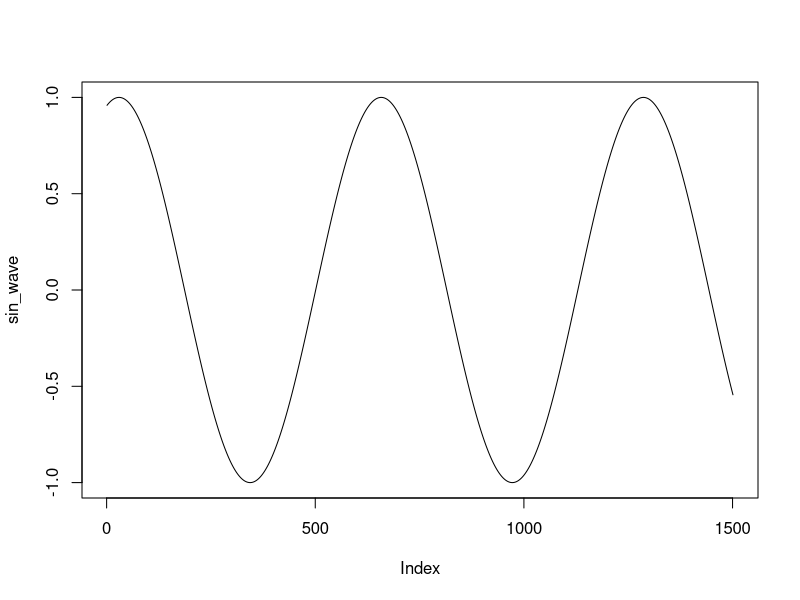

Reproduce this figure in R.
## ---- chunk 1
knitr::opts_chunk$set(echo = TRUE)
## ---- chunk 2
(n <- 10:49)
length(n)
 n+1
(m <- 10:1)
(subtracted <- n - m)
## ---- chunk 3
x_range <- seq(-5, 10, .01)
sin_wave <- sin(x_range)
plot(sin_wave, type = "l")
## ---- chunk 4
first_nums <- 40:50
next_nums<- seq(51,60)
combined <- c(first_nums, next_nums)
combined[-4:-18]
last3 <- length(combined)-2
combined[c(1:3, last3:length(combined))]
## ---- chunk 5
die_roll <- function(){
  sample(1:6, 1, replace = T)
}
die_roll()
## ---- chunk 6
die_2roll_sum <- function(){
  roll1 <- die_roll()
  roll2 <- die_roll()
  return(roll1 + roll2)
}
die_2roll_sum()
## ---- chunk 7
# Your one-roll function goes here
name_dice <- function(name1, name2){
  roll1 <- die_roll()
  roll2 <- die_roll()
  if (roll1 == roll2){
    print(paste(name1,": ", roll1, name2,": ", roll2, "REROLL"))
    roll1 <- die_roll()
    roll2 <- die_roll()
  }
  if (roll1 == roll2){
    print(paste(name1,": ", roll1, name2,": ", roll2))
    return("tie")
  }
  else if (roll1 > roll2){
    print(paste(name1,": ", roll1, name2,": ", roll2))
    return(paste(name1, "won"))
  }
  else{
    print(paste(name1,": ", roll1, name2,": ", roll2))
    return(paste(name2, "won"))
  }
}
name_dice("Joe", "John")
## ---- chunk 8
die_roll <- function(){
  sample(1:6, 15, replace = T)
}
name_dice <- function(name1, name2){
  roll1 <- die_roll()
  roll2 <- die_roll()
  w1 <- sum(roll1>roll2)
  w2 <- sum(roll2>roll1)
  tie <- sum(roll1 == roll2)
  print(paste(name1, "won", w1, "times.", name2, "won", w2, "times. Tied ", tie, "times"))
        
  if (w1 == w2){
    return("tie")
  }
  else if (w1 > w2){
    return(paste(name1, "won"))
  }
  else{
    return(paste(name2, "won"))
  }
}
name_dice("Joe", "John")

## ---- chunk 9
# Your "cheating" function goes here
die_roll_cheat <- function(){
  sample(1:6, 10, T, c(1, 2, 4, 8, 16, 32))
}
die_roll <- function(){
  sample(1:6, 10, T)
}
name_dice <- function(name1, name2){
  roll1 <- die_roll_cheat()
  roll2 <- die_roll()
  w1 <- sum(roll1>roll2)
  w2 <- sum(roll2>roll1)
  tie <- sum(roll1 == roll2)
  print(paste(name1, "won", w1, "times.", name2, "won", w2, "times. Tied up", tie, "times"))
        
  if (w1 == w2){
    return("tie")
  }
  else if (w1 > w2){
    return(paste(name1, "won"))
  }
  else{
    return(paste(name2, "won"))
  }
}
name_dice("Bob", "Patrick")
